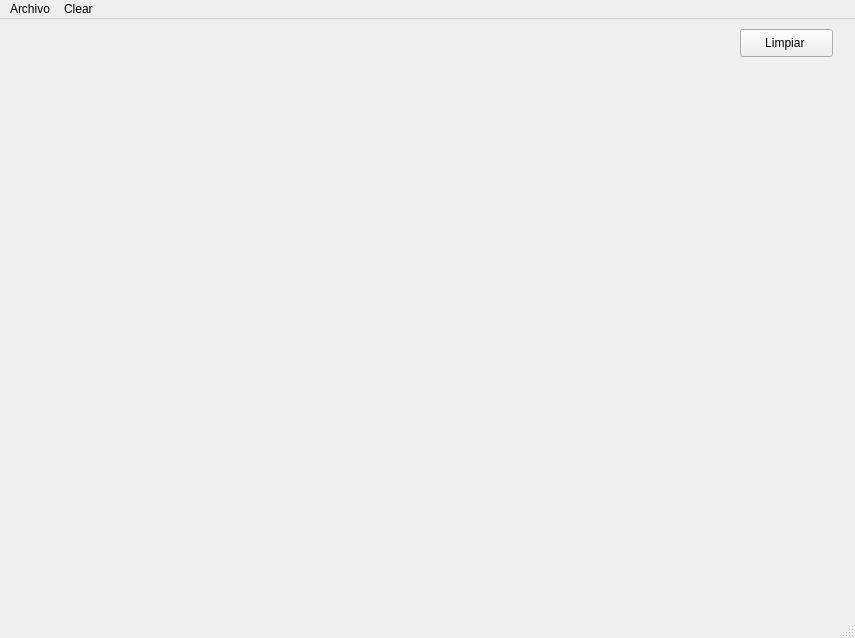
<?xml version="1.0" encoding="UTF-8"?>
<ui version="4.0">
 <class>MainWindow</class>
 <widget class="QMainWindow" name="MainWindow">
  <property name="geometry">
   <rect>
    <x>0</x>
    <y>0</y>
    <width>855</width>
    <height>638</height>
   </rect>
  </property>
  <property name="windowTitle">
   <string>MainWindow</string>
  </property>
  <widget class="QWidget" name="centralwidget">
   <widget class="QLabel" name="label">
    <property name="geometry">
     <rect>
      <x>290</x>
      <y>90</y>
      <width>311</width>
      <height>211</height>
     </rect>
    </property>
    <property name="font">
     <font>
      <pointsize>24</pointsize>
     </font>
    </property>
    <property name="text">
     <string/>
    </property>
   </widget>
   <widget class="QPushButton" name="limpiar">
    <property name="geometry">
     <rect>
      <x>740</x>
      <y>10</y>
      <width>93</width>
      <height>28</height>
     </rect>
    </property>
    <property name="text">
     <string>Limpiar </string>
    </property>
   </widget>
  </widget>
  <widget class="QMenuBar" name="menubar">
   <property name="geometry">
    <rect>
     <x>0</x>
     <y>0</y>
     <width>855</width>
     <height>26</height>
    </rect>
   </property>
   <widget class="QMenu" name="menuArchivo">
    <property name="title">
     <string>Archivo</string>
    </property>
    <addaction name="separator"/>
    <addaction name="actionGuardar"/>
    <addaction name="actionBorrar"/>
   </widget>
   <widget class="QMenu" name="menuClear">
    <property name="title">
     <string>Clear </string>
    </property>
   </widget>
   <addaction name="menuArchivo"/>
   <addaction name="menuClear"/>
  </widget>
  <widget class="QStatusBar" name="statusbar"/>
  <action name="actionGuardar">
   <property name="text">
    <string>Guardar </string>
   </property>
   <property name="shortcut">
    <string>Ctrl+S</string>
   </property>
  </action>
  <action name="actionBorrar">
   <property name="text">
    <string>Copiar </string>
   </property>
   <property name="shortcut">
    <string>Ctrl+C</string>
   </property>
  </action>
 </widget>
 <resources/>
 <connections/>
</ui>
